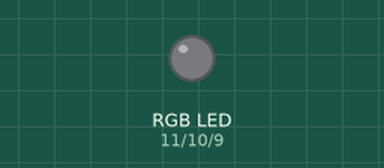
Bench run of a sketch on a simulated Arduino Uno, built with avr-gcc and run on an emulated ATmega328P. Shown: an RGB LED mixed from three pins (HIGH = lit). Dim RGB values are drawn brighter than linear.

Above: at 0.1 s.
At 9.1 s:
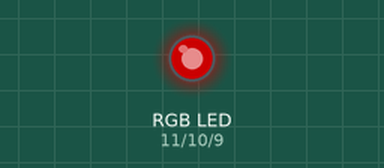
At 19.1 s:
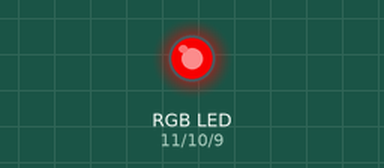
At 39.1 s:
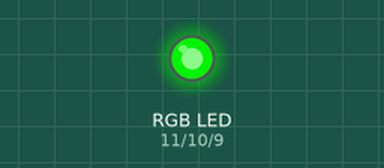
Timing chart, 0 to 40.0 s (numbered marks = the images above):
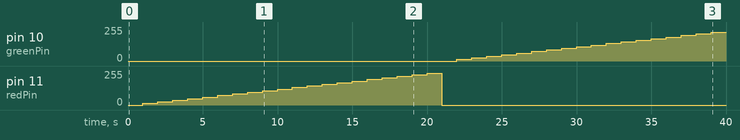

Measured:
- by itself, pin 10 (greenPin): moves from 0/255 to 216/255 over 17.0 s
- by itself, pin 11 (redPin): rises from 0/255 to 240/255 in 19.0 s, then falls to 0/255 in 1.0 s

The sketch:

rgb_led_2.ino
```cpp
const int redPin = 11;   // číslo pinu červené barvy
const int greenPin = 10; // číslo pinu zelené barvy
const int bluePin = 9;   // číslo pinu modré barvy

void setup() {
  pinMode(redPin, OUTPUT);   // nastavení pinu redPin jako výstupu
  pinMode(greenPin, OUTPUT); // nastavení pinu greenPin jako výstupu
  pinMode(bluePin, OUTPUT);  // nastavení pinu bluePin jako výstupu
}

void loop() {
  int steps = 20;

  // Červená
  for (int i = 0; i <= steps; i++) {
    int red = i * (255 / steps);
    color(red, 0, 0);
    delay(1000);
  }

  // Zelená
  for (int i = 0; i <= steps; i++) {
    int green = i * (255 / steps);
    color(0, green, 0);
    delay(1000);
  }

  // Modrá
  for (int i = 0; i <= steps; i++) {
    int blue = i * (255 / steps);
    color(0, 0, blue);
    delay(1000);
  }
}

// generace barvy
void color (unsigned char red, unsigned char green, unsigned char blue) {
  analogWrite(redPin, red);
  analogWrite(bluePin, blue);
  analogWrite(greenPin, green);
}
```
